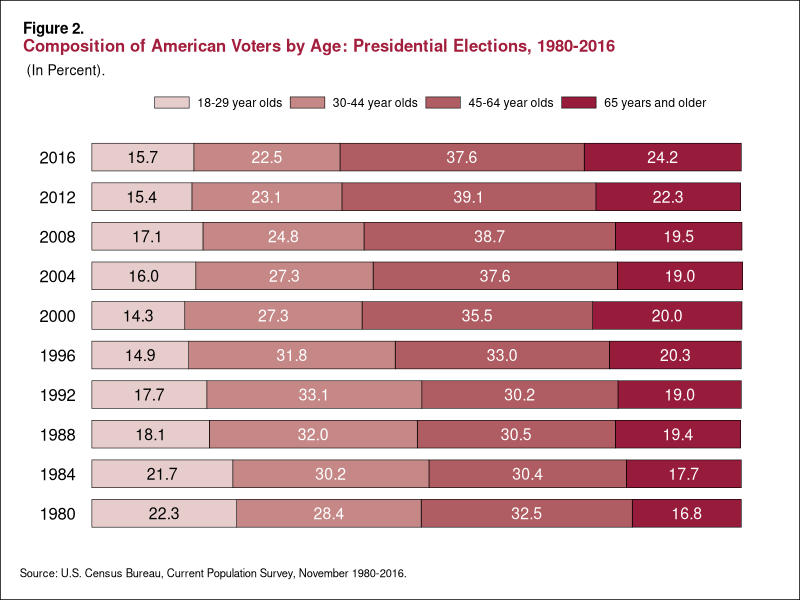

The R source for this figure:
# DESCRIPTION:Composition of American Voters by Age: Presidential Elections, 1980–2016
# The following data visualizations are from the U.S. Census Bureau and 
# involved data concerning the characteristics of voters in the presidential election of 2016

#Original Source: https://www.census.gov/content/dam/Census/library/publications/2018/demo/P20-582.pdf

# SLOW REVEAL ORDER: No slow reveal, just completely recreated. 

# AUTHORS:
#   Lauryn Davis (Last edit: 3/27/23)
# Ian Curtis (2023, code to save plots)

library(tidyverse)
library(ggtext)


type_levels= c("65 years and older", "45-64 year olds", "30-44 year olds", "18-29 year olds")

year_levels <- c("1980","1984", "1988", "1992","1996","2000", "2004", "2008", "2012","2016")
pop_colors <- c("#971c3c", "#af5d62","#c58887", "#e6cdcb" )

vote_data <- tibble(
  vote_type = rep(type_levels, 10),
  # Need to rep the pop_group within each vote_type
  pop_group = rep(year_levels, c(4, 4, 4,4,4,4,4,4,4,4)),
  amount =   c(16.8,32.5,28.4,22.3,17.7,30.4,30.2,21.7,19.3,30.5,32.0,18.1,19,30.2,33.1,17.7,20.3,33.0,31.8,14.9,23.0,35.5,27.3,14.3,19.3,37.6,27.3,16.0,19.5,38.7,24.8,17.1,22.3,39.1,23.1,15.4,24.2,37.6,22.5,15.7),
  amount_1 =   c(16.8,32.5,28.4,22.3,17.7,30.4,30.2,21.7,19.4,30.5,"32.0",18.1,"19.0",30.2,33.1,17.7,20.3,"33.0",31.8,14.9,"20.0",35.5,27.3,14.3,"19.0",37.6,27.3,"16.0",19.5,38.7,24.8,17.1,22.3,39.1,23.1,15.4,24.2,37.6,22.5,15.7),
  fill = rep(pop_colors, 10))

vote_labels <- tibble(
  vote_type = factor(type_levels, levels = type_levels))
vote_data <- vote_data %>% 
  mutate(vote_type = factor(vote_type, levels = type_levels),
         pop_group = factor(pop_group, levels = year_levels),
         fill = factor(fill, levels = pop_colors))


area<- ((ggplot(vote_data, aes(x = pop_group, 
                               y = amount, 
                               fill = fill, 
                               label = amount_1))+
           geom_col(color = "black", linewidth= .2, width=.7)+ geom_text(size = 4, 
                                                                    position = position_stack(vjust = 0.5), color=ifelse(vote_data$vote_type=="18-29 year olds", 'black', 'white')))+
          labs(title =  "<p><span style = 'font-size:11pt; color:#000000'><b>Figure 2.</span></p><p><span style = 'font-size:12pt; color:#a21e3c'><b>Composition of American Voters by Age: Presidential Elections, 1980-2016</span></p>",
               subtitle = "<span style = 'font-size:10pt; color:#000000'>(In Percent).</span>",
               y = "",
               x = "",
               caption = "Source: U.S. Census Bureau, Current Population Survey, November 1980-2016.") + scale_fill_manual(labels= type_levels, values= pop_colors, name = "", guide= guide_legend(reverse=TRUE)))
new<- (area+ scale_y_continuous(limits= c(0,103),expand = c(0, 3))+ theme_classic()+
         theme( panel.grid = element_blank(),
                plot.background = element_rect(fill = "white", color = "black"),
                panel.grid.major = element_blank(),
                panel.grid.minor = element_blank(),
                plot.title = element_markdown(hjust=.02),
                plot.title.position = "plot",
                plot.caption.position = "plot",
                plot.subtitle = element_markdown(hjust= .01), 
                plot.caption = element_text(size = 8, color = "black", hjust = 0),
                axis.ticks = element_blank(),
                axis.line.y = element_blank(),
                legend.position= "top",
                axis.line.x = element_blank(),
                axis.text.x= element_blank(),
                axis.text.y= element_text(margin = margin(r = -5), color= "black", size=12),
                legend.key.height = unit(.2, "cm"), legend.key.width= unit(.9, "cm"),
                plot.margin = unit(c(.5,.5,.5,.5), "cm")))




figure2<- new + coord_flip()
ggsave(here::here("voting", "02_full_unmasked.png"))
